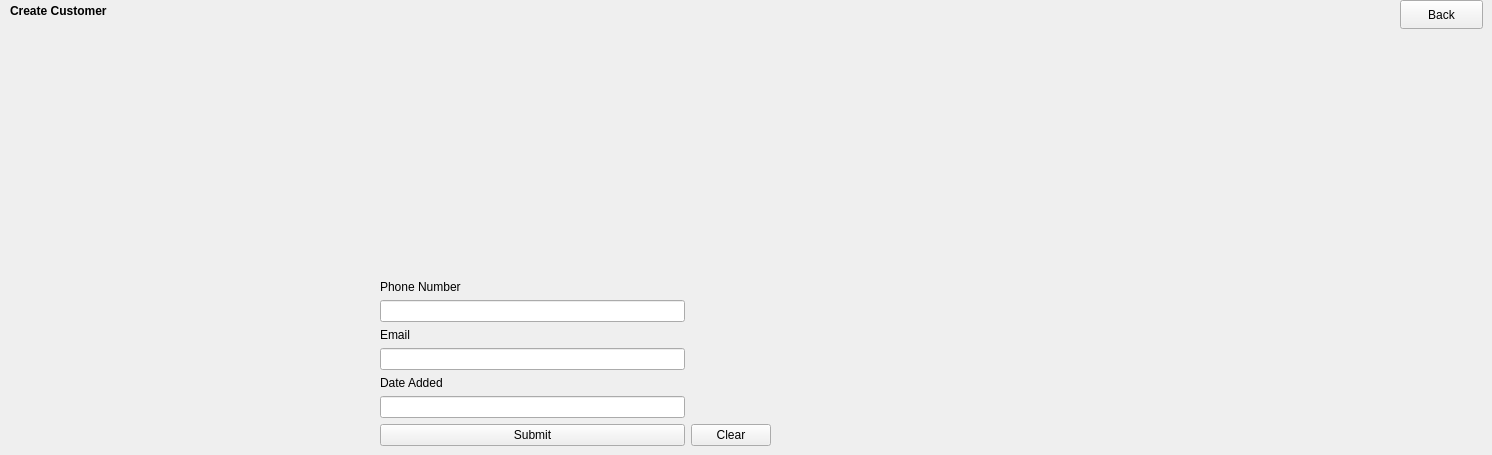
    <widget class="QWidget" name="page_2">
     <widget class="QLabel" name="label_2">
      <property name="geometry">
       <rect>
        <x>10</x>
        <y>0</y>
        <width>121</width>
        <height>21</height>
       </rect>
      </property>
      <property name="font">
       <font>
        <bold>true</bold>
       </font>
      </property>
      <property name="text">
       <string>Create Customer</string>
      </property>
     </widget>
     <widget class="QPushButton" name="CreateCustomer_Back">
      <property name="geometry">
       <rect>
        <x>1400</x>
        <y>0</y>
        <width>83</width>
        <height>29</height>
       </rect>
      </property>
      <property name="text">
       <string>Back</string>
      </property>
     </widget>
     <widget class="QWidget" name="gridLayoutWidget">
      <property name="geometry">
       <rect>
        <x>380</x>
        <y>180</y>
        <width>391</width>
        <height>266</height>
       </rect>
      </property>
      <layout class="QGridLayout" name="gridLayout">
       <item row="3" column="0">
        <widget class="QPushButton" name="Create_Customer_Submit_2">
         <property name="text">
          <string>Submit</string>
         </property>
        </widget>
       </item>
       <item row="0" column="0">
        <layout class="QVBoxLayout" name="verticalLayout">
         <item>
          <spacer name="verticalSpacer">
           <property name="orientation">
            <enum>Qt::Vertical</enum>
           </property>
           <property name="sizeHint" stdset="0">
            <size>
             <width>20</width>
             <height>40</height>
            </size>
           </property>
          </spacer>
         </item>
         <item>
          <widget class="QLabel" name="label_16">
           <property name="text">
            <string>Phone Number</string>
           </property>
          </widget>
         </item>
         <item>
          <widget class="QLineEdit" name="Create_Customer_PhoneNum"/>
         </item>
         <item>
          <layout class="QVBoxLayout" name="verticalLayout_2">
           <item>
            <widget class="QLabel" name="label_17">
             <property name="text">
              <string>Email</string>
             </property>
            </widget>
           </item>
           <item>
            <widget class="QLineEdit" name="Create_Customer_Email"/>
           </item>
           <item>
            <layout class="QVBoxLayout" name="verticalLayout_3">
             <item>
              <widget class="QLabel" name="label_18">
               <property name="text">
                <string>Date Added</string>
               </property>
              </widget>
             </item>
             <item>
              <widget class="QLineEdit" name="Create_Customer_DateAdded"/>
             </item>
            </layout>
           </item>
          </layout>
         </item>
        </layout>
       </item>
       <item row="3" column="1">
        <widget class="QPushButton" name="Create_Customer_Clear">
         <property name="text">
          <string>Clear</string>
         </property>
        </widget>
       </item>
      </layout>
     </widget>
    </widget>
